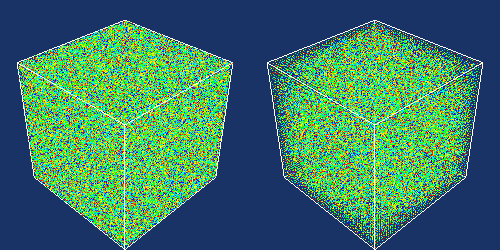

The Python source for this figure:
#!/usr/bin/env python

# Demonstrate vtkVoxelGrid by subsampling a random point cloud using
# manual division configuration, rendering original and subsampled
# points in two viewports.

# Factory overrides
import vtkmodules.vtkInteractionStyle  # noqa: F401
import vtkmodules.vtkRenderingFreeType  # noqa: F401
import vtkmodules.vtkRenderingOpenGL2  # noqa: F401

from vtkmodules.vtkCommonCore import vtkMath
from vtkmodules.vtkCommonSystem import vtkTimerLog
from vtkmodules.vtkFiltersModeling import vtkOutlineFilter
from vtkmodules.vtkFiltersPoints import (
    vtkBoundedPointSource,
    vtkVoxelGrid,
)
from vtkmodules.vtkRenderingCore import (
    vtkActor,
    vtkPointGaussianMapper,
    vtkPolyDataMapper,
    vtkRenderWindow,
    vtkRenderWindowInteractor,
    vtkRenderer,
)

# Parameters
n_pts = 1000000
math = vtkMath()
math.RandomSeed(31415)

# Random point source
points = vtkBoundedPointSource()
points.SetNumberOfPoints(n_pts)
points.ProduceRandomScalarsOn()
points.ProduceCellOutputOff()
points.Update()

# Subsample with voxel grid
subsample = vtkVoxelGrid()
subsample.SetInputConnection(points.GetOutputPort())
subsample.SetConfigurationStyleToManual()
subsample.SetDivisions(47, 47, 47)

timer = vtkTimerLog()
timer.StartTimer()
subsample.Update()
timer.StopTimer()
print("Time to subsample: {0}".format(timer.GetElapsedTime()))
print("   Number of divisions: {}".format(subsample.GetDivisions()))
print("   Original number of points: {0}".format(n_pts))
print("   Final number of points: {0}".format(subsample.GetOutput().GetNumberOfPoints()))

# Original points
original_mapper = vtkPointGaussianMapper()
original_mapper.SetInputConnection(points.GetOutputPort())
original_mapper.EmissiveOff()
original_mapper.SetScaleFactor(0.0)

original_actor = vtkActor()
original_actor.SetMapper(original_mapper)

outline = vtkOutlineFilter()
outline.SetInputConnection(points.GetOutputPort())

outline_mapper = vtkPolyDataMapper()
outline_mapper.SetInputConnection(outline.GetOutputPort())

outline_actor = vtkActor()
outline_actor.SetMapper(outline_mapper)

# Subsampled points
subsample_mapper = vtkPointGaussianMapper()
subsample_mapper.SetInputConnection(subsample.GetOutputPort())
subsample_mapper.EmissiveOff()
subsample_mapper.SetScaleFactor(0.0)

subsample_actor = vtkActor()
subsample_actor.SetMapper(subsample_mapper)

outline_1 = vtkOutlineFilter()
outline_1.SetInputConnection(points.GetOutputPort())

outline_mapper_1 = vtkPolyDataMapper()
outline_mapper_1.SetInputConnection(outline_1.GetOutputPort())

outline_actor_1 = vtkActor()
outline_actor_1.SetMapper(outline_mapper_1)

# Renderers
renderer_0 = vtkRenderer()
renderer_0.SetViewport(0, 0, 0.5, 1)
renderer_0.AddActor(original_actor)
renderer_0.AddActor(outline_actor)
renderer_0.SetBackground(0.1, 0.2, 0.4)

renderer_1 = vtkRenderer()
renderer_1.SetViewport(0.5, 0, 1, 1)
renderer_1.AddActor(subsample_actor)
renderer_1.AddActor(outline_actor_1)
renderer_1.SetBackground(0.1, 0.2, 0.4)

# Window
render_window = vtkRenderWindow()
render_window.AddRenderer(renderer_0)
render_window.AddRenderer(renderer_1)
render_window.SetSize(500, 250)
render_window.SetWindowName("voxel grid filter")

# Scene
camera = renderer_0.GetActiveCamera()
camera.SetFocalPoint(0, 0, 0)
camera.SetPosition(1, 1, 1)
renderer_0.ResetCamera()

renderer_1.SetActiveCamera(camera)

# Interactor
interactor = vtkRenderWindowInteractor()
interactor.SetRenderWindow(render_window)

interactor.Initialize()
interactor.Start()
